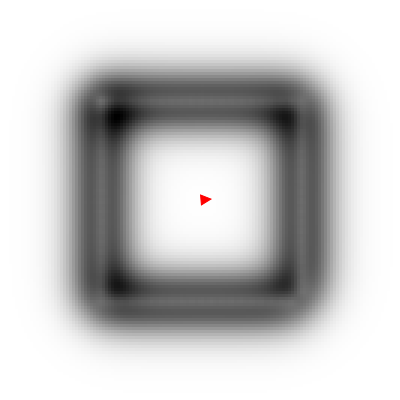
Frame 1 (no input)
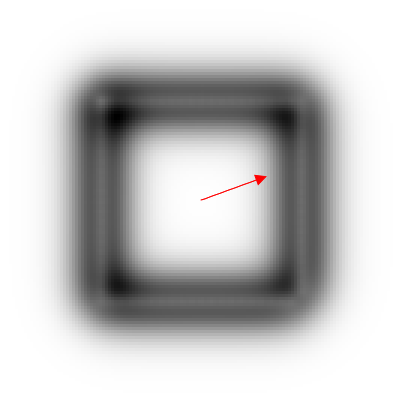
Frame 60 (no input)
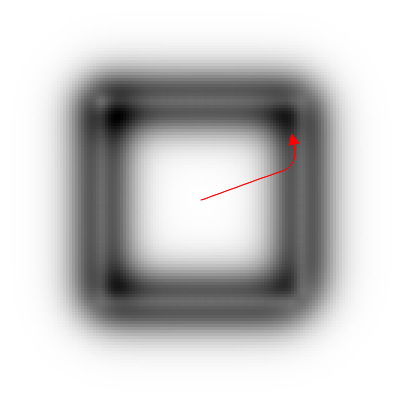
Frame 120 (the mouse pressed at the canvas centre since frame 60)

The p5.js sketch that drew these frames (run headless with seeded random() and noise() and a simulated clock; from frame 60 on, the mouse is pressed at the canvas centre):

// p5.js sketch
// ── sketch.js
function distance(p1, p2) {
  return sqrt((p1.x - p2.x)**2 + (p1.y - p2.y)**2);
}

function dot(v1, v2) {
  return v1.x * v2.x + v1.y * v2.y;
}


function find_maxmin(arr) {
  let max = arr[0][0];
  let min = arr[0][0];
  for (let i = 0; i < arr.length; i++) {
    for (let j = 0; j < arr[i].length; j++) {
      if (arr[i][j]!=Infinity && arr[i][j] > max) { max = arr[i][j]; }
      if (arr[i][j] < min) { min = arr[i][j]; }
    }
  }
  return {max: max, min: min};
}

function potential(point, source){
  let r = distance(point, source)/20;
  return -5*(r**2)*exp(-2.5*r);
}

class SegmentObstacle {
  constructor(p1, p2) {
    this.p1 = p1;
    this.p2 = p2;
    this.length = distance(p1, p2);
  }

  draw() {
    line(this.p1.x, this.p1.y, this.p2.x, this.p2.y);
  }

  minDistToSegment(p) {
    let dot1 = dot({x: p.x - this.p1.x, y: p.y - this.p1.y}, {x: this.p2.x - this.p1.x, y: this.p2.y - this.p1.y});
    if (dot1 <= 0) {
      return distance(p, this.p1);
    }
    let dot2 = dot({x: p.x - this.p2.x, y: p.y - this.p2.y}, {x: this.p1.x - this.p2.x, y: this.p1.y - this.p2.y});
    if (dot2 <= 0) {
      return distance(p, this.p2);
    }
    let distToLine = abs((this.p2.x - this.p1.x)*(p.y - this.p1.y) - (this.p2.y - this.p1.y)*(p.x - this.p1.x)) / this.length;
    return distToLine;
  }
}

class Pen {
  constructor(startingPos, startingSpeed, startingDir) {
    this.head_pos = startingPos; // pixels
    this.head_dir = startingDir; // degrees. 0 is right and then counter-clockwise
    
    this.head_speed = 1.; // pixels per frame
    this.turning_speed = 5.; // degrees per frame
    
    this.lookahead_dist = 10.;
    this.lookahead_turn = 60.;
    
    this.points = [startingPos]; // array of points that the pen has drawn
  }

  updatePen(potential_map) {
    // check the potential values at distance head_speed and angel +10, 0, -10 degrees from the pen head
    let pots = [];
    let n = 5;
    for (let d = -this.lookahead_turn; d <= this.lookahead_turn; d += this.lookahead_turn*2/n) {
      let p = { // point to look at
        x: this.head_pos.x + this.lookahead_dist*cos(this.head_dir + d),
        y: this.head_pos.y + this.lookahead_dist*sin(this.head_dir + d)
      };
      
      let x = floor(p.x/scale); let y = floor(p.y/scale);
      if (x >= 0 && x < width/scale && y >= 0 && y < height/scale) {
        pots.push(potential_map[x][y]);
      } else { pots.push(Infinity); }
    }
    // then go to the minimum potential value
    print(pots);
  
    this.head_dir += map(pots.indexOf(min(pots)), 0, n, -this.turning_speed, this.turning_speed);
    // update head position
    this.head_pos.x += this.head_speed * cos(this.head_dir);
    this.head_pos.y += this.head_speed * sin(this.head_dir);
    // add new head position to points array
    this.points.push({x: this.head_pos.x, y: this.head_pos.y});
  }

  drawPen() {
    fill(255, 0, 0);
    stroke(255, 0, 0);
    // draw pen drawing
    for (let i = 1; i < this.points.length - 1; i++) {
      let p1 = this.points[i];
      let p2 = this.points[i + 1];
      line(p1.x, p1.y, p2.x, p2.y);
    }
    // draw head as a triangle
    push();
    translate(this.head_pos.x, this.head_pos.y);
    rotate(this.head_dir);
    triangle(10, 0, 0, 5, 0, -5);
    pop();
  }
}









let pen; // the pen object
let obstacles = []; // array of obstacles
let scale = 3; // scale of the potential map
let potential_map = []; // 2d array of potential values (one value every scale pixels)

function setup() {
  createCanvas(400, 400);
  angleMode(DEGREES);
  let obstacle1 = new SegmentObstacle({x: 300, y: 100}, {x: 300, y: 300});
  let obstacle2 = new SegmentObstacle({x: 100, y: 300}, {x: 300, y: 300});
  let obstacle3 = new SegmentObstacle({x: 100, y: 100}, {x: 100, y: 300});
  let obstacle4 = new SegmentObstacle({x: 100, y: 100}, {x: 300, y: 100});
  obstacles = [obstacle1, obstacle2, obstacle3, obstacle4];
  pen = new Pen({x: 200, y: 200}, 1, 0);
  // create a empty potential map
  for (let i = 0; i < width/scale; i++) {
    potential_map.push([]);
    for (let j = 0; j < height/scale; j++) {
      potential_map[i].push(0);
    }
  }
  // fill it from potentials generated by obstacles
  let obstacle_step_size = 20;
  for (let i = 0; i < width/scale; i++) {
    for (let j = 0; j < height/scale; j++) {
      for (let n = 0; n < obstacles.length; n++) {
        for (let k = 0; k < obstacle_step_size; k++) {
        // span obstacle with 10 points
        let source = {x: map(k, 0, obstacle_step_size, obstacles[n].p1.x, obstacles[n].p2.x), y: map(k, 0, obstacle_step_size, obstacles[n].p1.y, obstacles[n].p2.y)};
        let p = {x: i*scale, y: j*scale};
        potential_map[i][j] += potential(p, source);
      }
      }
    }
  }

  print(potential_map);
}

function draw() {
  frameRate(60);
  // ============ Update
  pen.updatePen(potential_map);
  
  // ============ Draw
  // draw potential map
  // find max e min for color mapping
  let maxmin = find_maxmin(potential_map);
  // draw potential map
  noStroke();
  for (let i = 0; i < width/scale; i++) {
    for (let j = 0; j < height/scale; j++) {
      let c = map(potential_map[i][j], maxmin.min, maxmin.max, 0, 255);
      fill(c);
      rect(i*scale, j*scale, scale, scale);
    }
  }
  // draw pen
  pen.drawPen();
  // draw obstacles
  // for (let i = 0; i < obstacles.length; i++) { obstacles[i].draw(); }
}
